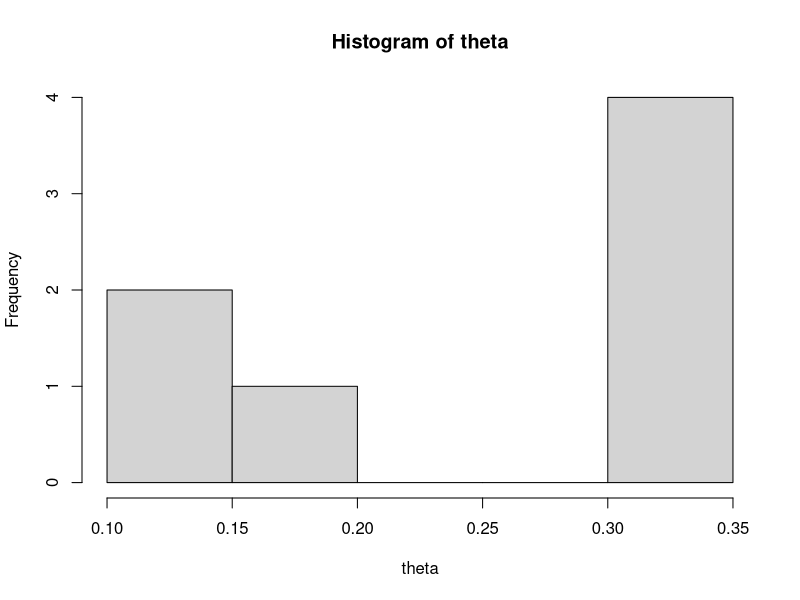

The R script that drew this image:
c <-1
G_0 <- function(n) rbeta(n, 2, 5)
n <- 7
b <- rbeta(n, 1, c)
p <- numeric(n)
p[1] <- b[1]
p[2:n] <- sapply(2:n, function(i) b[i] * prod(1 - b[1:(i-1)]))
p
y <- G_0(n)
theta <- sample(y, prob = p, replace = TRUE)
hist(theta)
quantile(theta, na.rm = FALSE,
         names = TRUE)
